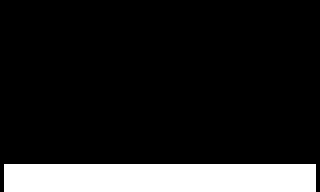

This is a level from a 2D game, rendered from its Tiled map with the project's own tilesets. A one-line summary and the complete map file follow:
An orthogonal 20x12 tile map with 16x16 px tiles, 1 tile layer (Tile Layer 1).

<map version="1.10" tiledversion="1.10.2" orientation="orthogonal" renderorder="right-down" width="20" height="12" tilewidth="16" tileheight="16" infinite="0" nextlayerid="2" nextobjectid="1">
 <tileset firstgid="1" source="monochrome.tsx" />
 <layer id="1" name="Tile Layer 1" width="20" height="12">
  <data encoding="csv">
0,0,0,0,0,0,0,0,0,0,0,0,0,0,0,0,0,0,0,0,
0,0,0,0,0,0,0,0,0,0,0,0,0,0,0,0,0,0,0,0,
0,0,0,0,0,0,0,0,0,0,0,0,0,0,0,0,0,0,0,0,
0,0,0,0,0,0,0,0,0,0,0,0,0,0,0,0,0,0,0,0,
0,0,0,0,0,0,0,0,0,0,0,0,0,0,0,0,0,0,0,0,
0,0,0,0,0,0,0,0,0,0,0,0,0,0,0,0,0,0,0,0,
0,0,0,0,0,0,0,0,0,0,0,0,0,0,0,0,0,0,0,0,
0,0,1,1,1,1,0,0,0,0,0,0,0,0,0,0,0,0,0,0,
0,0,0,0,0,0,0,0,0,0,0,0,0,0,0,0,0,0,0,0,
0,0,0,0,0,0,0,0,0,0,0,0,0,0,0,0,0,0,0,0,
3,7,7,7,7,7,7,7,7,7,7,7,7,7,7,7,7,7,7,5,
4,16,16,16,16,16,16,16,16,16,16,16,16,16,16,16,16,16,16,13
</data>
 </layer>
</map>
